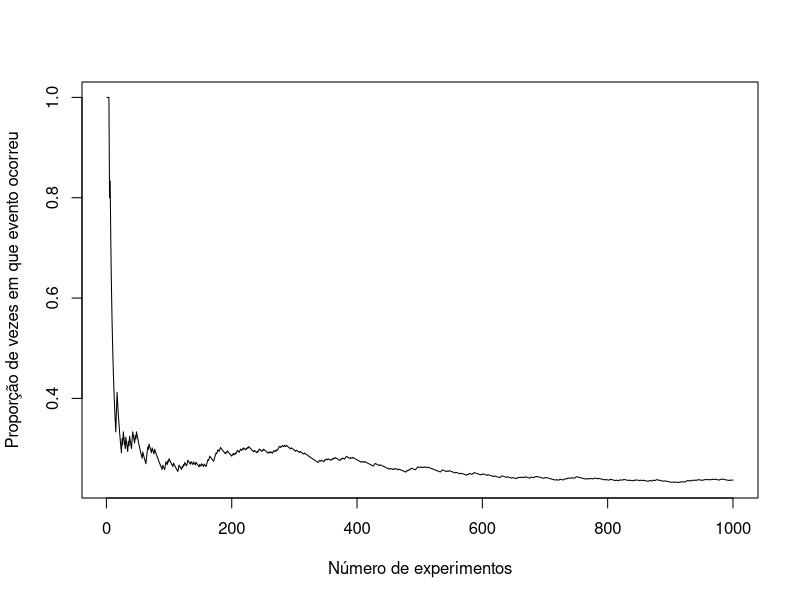

The R source for this figure:
## ---- chunk 1
n <- 1000
p <- 0.25
props = cumsum(rbinom(n,1,p))/(1:n)
plot(props, 
     type='l',
     xlab="Número de experimentos",
     ylab="Proporção de vezes em que evento ocorreu")
